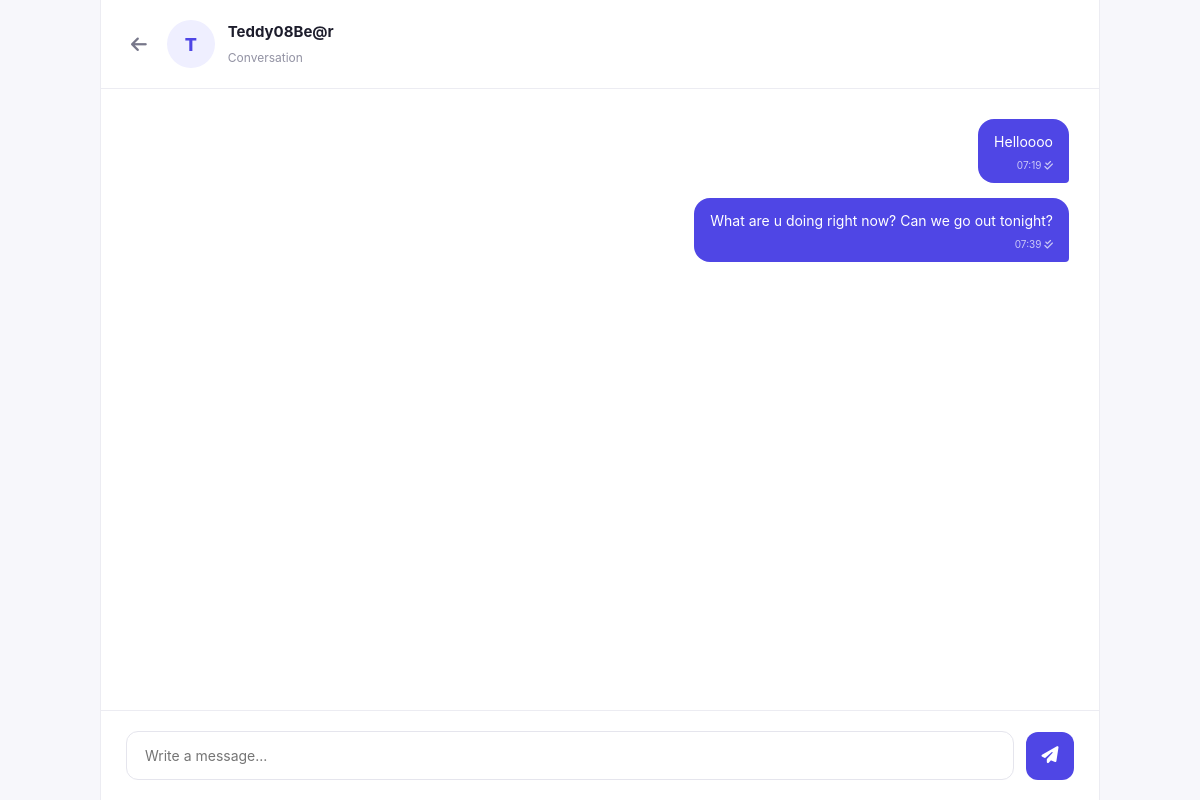
Page /messages/1/ (signed in) on the committed database.
### accounts/models.py (models this page shows, shortened)
class User(AbstractUser):
    bio = models.TextField(max_length=300, blank=True)
    avatar = models.ImageField(
        upload_to='avatars/',
        blank=True,
        null=True,
    )

### messaging/models.py (models this page shows, shortened)
class Message(models.Model):
    conversation = models.ForeignKey(
        Conversation,
        on_delete=models.CASCADE,
        related_name='messages'
    )
    sender = models.ForeignKey(
        settings.AUTH_USER_MODEL,
        on_delete=models.CASCADE,
        related_name='sent_messages'
    )
    content = models.TextField()
    created_at = models.DateTimeField(auto_now_add=True)
    is_read = models.BooleanField(default=False)
    class Meta:
        ordering = ['created_at']

### messaging/views.py (the view, shortened to what this page needs)
# urls.py: path('<int:conversation_id>/', views.chat, name='chat'),
@login_required(login_url='/accounts/login/')
def chat(request, conversation_id):
    conversation = get_object_or_404(
        Conversation.objects.filter(participants=request.user),
        id=conversation_id
    )
    conversation.messages.filter(
        is_read=False
    ).exclude(
        sender=request.user
    ).update(is_read=True)
    messages = conversation.messages.select_related(
        'sender'
    ).all()
    other_participants = conversation.participants.exclude(
        id=request.user.id
    )
    return render(request, 'messages/chat.html', {
        'conversation': conversation,
        'messages': messages,
        'other_participants': other_participants
    })

### messaging/templates/messages/chat.html (shortened to what this page needs)
<!DOCTYPE html>
{% load static %}
<html lang="en">
<head>
    <link rel="stylesheet" href="{% static 'messaging/messaging.css' %}">
    <link rel="stylesheet" href="https://cdnjs.cloudflare.com/ajax/libs/font-awesome/6.5.2/css/all.min.css">
</head>
<body>
<div class="chat-container">
    <header class="chat-header">
        <a href="{% url 'inbox' %}" class="back-button">
            <i class="fa-solid fa-arrow-left"></i>
        </a>
        {% with other=other_participants.first %}
        <div class="chat-user">
            <div class="avatar">
                {{ other.username|first|upper }}
            </div>
            <div>
                <h3>{{ other.username }}</h3>
                <span>Conversation</span>
            </div>
        </div>
        {% endwith %}
    </header>
    <main class="chat-messages" id="chatMessages">
        {% for message in messages %}
        <div class="message-row {% if message.sender == request.user %}sent{% else %}received{% endif %}">
            <div class="message-bubble">
                <p>{{ message.content }}</p>
                <small>
                    {{ message.created_at|date:"H:i" }}
                    {% if message.sender == request.user %}
                    <i class="fa-solid fa-check-double"></i>
                    {% endif %}
                </small>
            </div>
        </div>
        {% empty %}
        <div class="chat-empty">
            <i class="fa-regular fa-comments"></i>
            <h3>Start a conversation</h3>
            <p>Send your first message!</p>
        </div>
        {% endfor %}
    </main>
    <form method="POST" class="message-form">
        <input
                type="text"
                name="content"
                placeholder="Write a message..."
                maxlength="5000"
                autocomplete="off"
                required
        >
        <button type="submit">
            <i class="fa-solid fa-paper-plane"></i>
        </button>
    </form>
</div>
</body>
</html>

### messaging/static/messaging/messaging.css (style rules this page uses)
* { margin: 0; padding: 0; box-sizing: border-box; }
body { font-family: 'Inter', sans-serif; background: #f7f7fb; color: #1d1d2c; }
.avatar { width: 48px; height: 48px; border-radius: 50%; background: #efefff; color: #4f46e5; display: flex; align-items: center; justify-content: center; font-weight: 800; font-size: 18px; flex-shrink: 0; }
.chat-container { max-width: 1000px; height: 100vh; margin: 0 auto; background: white; display: flex; flex-direction: column; border-left: 1px solid #ececf2; border-right: 1px solid #ececf2; }
.chat-header { display: flex; align-items: center; gap: 20px; padding: 20px 30px; border-bottom: 1px solid #ececf2; }
.back-button { color: #77778a; font-size: 18px; text-decoration: none; }
.chat-user { display: flex; align-items: center; gap: 13px; }
.chat-user h3 { font-size: 15px; margin-bottom: 5px; }
.chat-user span { font-size: 12px; color: #9292a3; }
.chat-messages { flex: 1; overflow-y: auto; padding: 30px; display: flex; flex-direction: column; gap: 15px; }
.message-row { display: flex; width: 100%; }
.message-row.sent { justify-content: flex-end; }
.message-bubble { max-width: 65%; padding: 12px 16px; border-radius: 16px; overflow-wrap: anywhere; }
.sent .message-bubble { background: #4f46e5; color: white; border-bottom-right-radius: 4px; }
.message-bubble p { font-size: 14px; line-height: 1.5; }
.message-bubble small { display: block; text-align: right; font-size: 10px; margin-top: 7px; opacity: 0.7; }
.message-form { display: flex; align-items: center; gap: 12px; padding: 20px 25px; border-top: 1px solid #ececf2; }
.message-form input { flex: 1; padding: 15px 18px; border: 1px solid #e5e5ed; border-radius: 12px; outline: none; font-family: inherit; font-size: 14px; }
.message-form button { width: 48px; height: 48px; border: none; border-radius: 12px; background: #4f46e5; color: white; cursor: pointer; font-size: 17px; transition: 0.2s; }

### rows in the picture
User: username|first "T", username "Teddy08Be@r"
Message: content "Helloooo", created_at "07:19"
Message: content "What are u doing right now? Can we go out tonight?", created_at "07:39"
